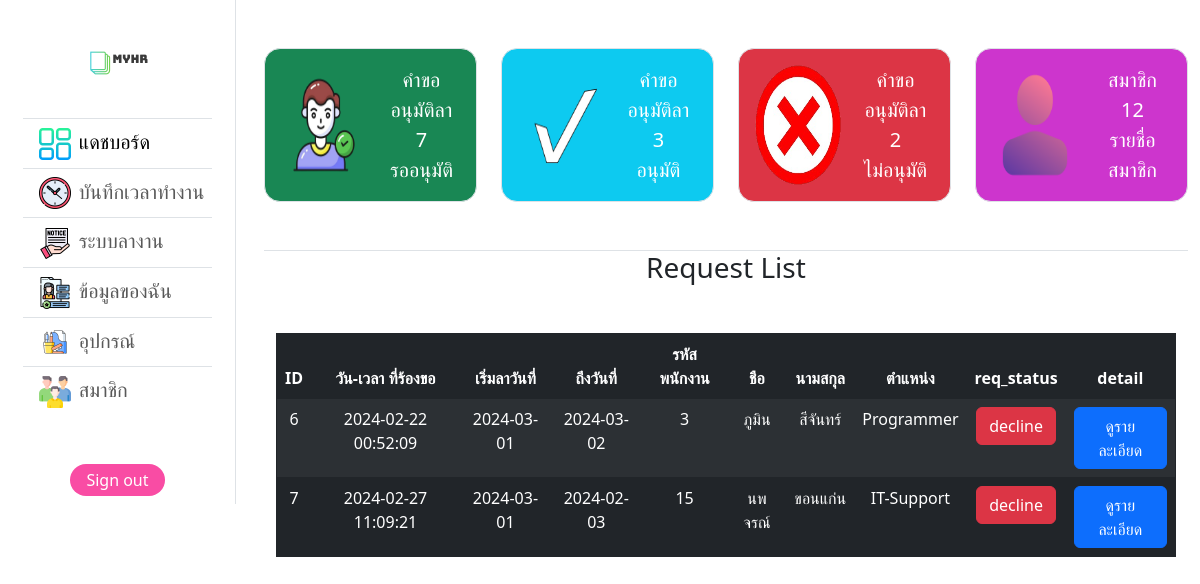
Page /dashboard_decline_admin.php (signed in) on the committed database.
### tables this page shows
CREATE TABLE `resleave` (
  `leave_id` int(11) NOT NULL,
  `create_date` datetime NOT NULL DEFAULT current_timestamp() ON UPDATE current_timestamp(),
  `status` varchar(30) NOT NULL,
  `start_date` date NOT NULL,
  `end_date` date NOT NULL,
  `emp_id` int(11) NOT NULL,
  `f_name` varchar(255) NOT NULL,
  `l_name` varchar(255) NOT NULL,
  `emp_position` varchar(255) NOT NULL,
  `emp_reason` varchar(999) NOT NULL,
  `emp_file` varchar(255) NOT NULL
);

### dashboard_decline_admin.php (the view, shortened to what this page needs)
<?php
require('config/config.php');
?>
<!DOCTYPE html>
<html lang="en">
<head>
    <link rel="stylesheet" href="style/dashboard.css" />
    <link rel="stylesheet" href="style/leave.css" />
    <link href="https://cdn.jsdelivr.net/npm/bootstrap@5.3.2/dist/css/bootstrap.min.css" rel="stylesheet" />
</head>
<body>
    <div class="d-flex">
        <nav class="navbar navbar-expand-lg fixed-left sidebar border-end">
            <div class="container-fluid flex-lg-column">
                <a class="navbar-brand m-auto" href="#"><img src="images/myhr.png" alt="" width="100px" height="100px" /></a>
                <div class="offcanvas-body d-flex flex-column p-4 p-lg-0">
                    <ul class="navbar-nav justify-content-center  fs-5 flex-grow-1 flex-lg-column">
                        <?php if ($_SESSION['role'] == 'admin') { ?>
                            <li class="nav-item border-top">
                                <a class="nav-link active main-btn-hover" id="dashboardLink" data-bs-toggle="collapse" href="#collapseExample"><img src="images/layout.png" alt="" style="width: 3rem; height: 2rem;" class="px-2">แดชบอร์ด</a>
                            </li>
                        <?php } ?>
                        <li class="nav-item border-top">
                            <a class="nav-link main-btn-hover" href="workio.php"><img src="images/clock.png" alt="" style="width: 3rem; height: 2rem;" class="px-2">บันทึกเวลาทำงาน</a>
                        </li>
                        <li class="nav-item border-top">
                            <a class="nav-link main-btn-hover" href="leave.php"><img src="images/notice.png" alt="" style="width: 3rem; height: 2rem;" class="px-2">ระบบลางาน</a>
                        </li>
                        <li class="nav-item border-top">
                            <a class="nav-link main-btn-hover" href="info.php"><img src="images/personal-data.png" alt="" style="width: 3rem; height: 2rem;" class="px-2">ข้อมูลของฉัน</a>
                        </li>
                        <li class="nav-item border-top">
                            <a class="nav-link main-btn-hover" href="asset.php"><img src="images/office-supplies.png" alt="" style="width: 3rem; height: 2rem;" class="px-2">อุปกรณ์</a>
                        </li>
                        <?php if ($_SESSION['role'] == 'admin') { ?>
                            <li class="nav-item border-top">
                                <a class="nav-link main-btn-hover" href="member.php"><img src="images/team.png" alt="" style="width: 3rem; height: 2rem;" class="px-2">สมาชิก</a>
                            </li>
                        <?php } ?>
                    </ul>
                    <div class="d-flex justify-content-center align-items-center gap-3 mt-5">
                        <a href="/hrproject/config/logout.php" class="text-white text-decoration-none px-3 py-1 rounded-4" style="background-color: #f94ca4">Sign out</a>
                    </div>
                </div>
            </div>
        </nav>
        <?php
        if (!isset($_SESSION['account_id'])) {
        } else {
            $query_member_count = "SELECT COUNT(account_id) AS total_members FROM user_account";
            $result_member_count = mysqli_query($conn, $query_member_count);
            if ($result_member_count) {
                $row = mysqli_fetch_assoc($result_member_count);
                $total_members = $row['total_members'];
            } else {
                echo "Error: " . mysqli_error($conn);
            }
            $query_req_count = "SELECT COUNT(status) AS total_req FROM resleave WHERE status = 'request'";
            $result_req_count = mysqli_query($conn, $query_req_count);
            if ($result_req_count) {
                $row_req = mysqli_fetch_assoc($result_req_count);
                $total_req = $row_req['total_req'];
            } else {
                echo "Error: " . mysqli_error($conn);
            }
            $query_approve_count = "SELECT COUNT(status) AS total_approve FROM resleave WHERE status = 'approve'";
            $result_approve_count = mysqli_query($conn, $query_approve_count);
            if ($result_approve_count) {
                $row_approve = mysqli_fetch_assoc($result_approve_count);
                $total_approve = $row_approve['total_approve'];
            } else {
                echo "Error: " . mysqli_error($conn);
            }
            $query_reject_count = "SELECT COUNT(status) AS total_reject FROM resleave WHERE status = 'decline'";
            $result_reject_count = mysqli_query($conn, $query_reject_count);
            if ($result_reject_count) {
                $row_reject = mysqli_fetch_assoc($result_reject_count);
                $total_reject = $row_reject['total_reject'];
            } else {
                echo "Error: " . mysqli_error($conn);
            }
        }
        ?>
        <div class="flex-grow-1 mt-5 ms-3 container text-center">
            <div class="row fs-5">
                <div class="col-12 col-md-6 col-xl-3">
                    <a href="dashboard_leave_admin.php">
                        <div class="p-1 bg-success border rounded-4 d-inline-flex text-white p-3">
                            <img src="images/humancheck.png" alt="" width="86px" class="me-3">
                            <p class="m-auto">คำขออนุมัติลา<br><?php echo $total_req; ?> <br>รออนุมัติ</p>
                        </div>
                    </a>
                </div>
                <div class="col-12 col-md-6 col-xl-3">
                    <a href="dashboard_approve_admin.php">
                        <div class="p-1 bg-info border rounded-4 d-inline-flex text-white p-3">
                            <img src="images/check.png" alt="" width="86px" class="me-3">
                            <p class="m-auto">คำขออนุมัติลา<br><?php echo $total_approve; ?> <br>อนุมัติ</p>
                        </div>
                    </a>
                </div>
                <div class="col-12 col-md-6 col-xl-3">
                    <a href="dashboard_decline_admin.php">
                        <div class="p-1 bg-danger border rounded-4 d-inline-flex text-white p-3">
                            <img src="images/x-mark.png" alt="" width="86px" class="me-3">
                            <p class="m-auto">คำขออนุมัติลา<br><?php echo $total_reject; ?> <br>ไม่อนุมัติ</p>
                        </div>
                    </a>
                </div>
                <div class="col-12 col-md-6 col-xl-3">
                    <a href="member.php">
                        <div class="p-1 border rounded-4 d-inline-flex text-white p-3" style="background-color: #CD35CD;">
                            <img src="images/user.png" alt="" width="86px" class="me-3">
                            <p class="m-auto">สมาชิก<br><?php echo $total_members; ?> <br>รายชื่อสมาชิก</p>
                        </div>
                    </a>
                </div>
            </div>
            <div class="container m-auto justify-content-center text-center mt-5 border-top">
                <?php
                $query = "SELECT * FROM resleave WHERE status = 'decline'";
                $result = mysqli_query($conn, $query);
                ?>
                <h3>Request List</h3>
                <div class="mt-5">
                    <table class="table table-hover border border-dark text-center m-auto table table-dark table-striped table-hover">
                        <thead class="align-item-center">
                            <tr>
                                <th>ID</th>
                                <th>วัน-เวลา ที่ร้องขอ</th>
                                <th>เริ่มลาวันที่</th>
                                <th>ถึงวันที่</th>
                                <th>รหัสพนักงาน</th>
                                <th>ชือ</th>
                                <th>นามสกุล</th>
                                <th>ตำแหน่ง</th>
                                <th>req_status</th>
                                <th>detail</th>
                            </tr>
                        </thead>
                        <tbody>
                            <?php foreach ($result as $value) { ?>
                                <tr>
                                    <td class="res_leave_id"><?php echo $value['leave_id'] ?></td>
                                    <td><?php echo $value['create_date'] ?></td>
                                    <td><?php echo $value['start_date'] ?></td>
                                    <td><?php echo $value['end_date'] ?></td>
                                    <td><?php echo $value['emp_id'] ?></td>
                                    <td><?php echo $value['f_name'] ?></td>
                                    <td><?php echo $value['l_name'] ?></td>
                                    <td><?php echo $value['emp_position'] ?></td>
                                    <td><?php if ($value['status'] == 'approve') { ?>
                                            <button class="btn btn-success"><?php echo $value['status'] ?></button>
                                        <?php } else { ?>
                                            <button class="btn btn-danger"><?php echo $value['status'] ?></button>
                                        <?php } ?>
                                    </td>
                                    <td>
                                        <button type="button" class="btn btn-primary view_data" data-bs-toggle="modal" data-bs-target="#staticBackdrop">
                                            ดูรายละเอียด
                                        </button>
                                    </td>
                                </tr>
                            <?php } ?>
                        </tbody>
                    </table>
                </div>
            </div>
        </div>
    </div>
</body>
</html>

### style/dashboard.css (style rules this page uses)
.sidebar { width: 25%; height: 100%; background-color: rgb(255, 255, 255); }
ul { list-style-type: none; }

### style/leave.css (style rules this page uses)
.flex-column { flex-direction: column; }

### rows in the picture
resleave: leave_id "6", create_date "2024-02-22 00:52:09", start_date "2024-03-01", end_date "2024-03-02", emp "3", f_name "ภูมิน", l_name "สีจันทร์", emp_position "Programmer", status "decline"
resleave: leave_id "7", create_date "2024-02-27 11:09:21", start_date "2024-03-01", end_date "2024-02-03", emp "15", f_name "นพจรณ์", l_name "ขอนแก่น", emp_position "IT-Support", status "decline"

### other values in the picture
$total_req "7"
$total_approve "3"
$total_reject "2"
$total_members "12"
